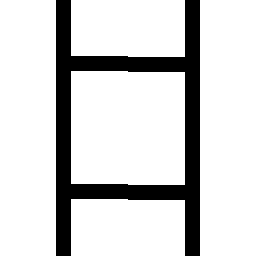

This game map was drawn from its Tiled (.tmx) file and the tilesets committed beside it. A one-line description and the full map source follow:
An orthogonal 2x2 tile map with 128x128 px tiles, 1 tile layer (Tile Layer 1).

<map version="1.5" tiledversion="1.7.2" orientation="orthogonal" renderorder="right-down" width="2" height="2" tilewidth="128" tileheight="128" infinite="0" nextlayerid="2" nextobjectid="1">
 <tileset firstgid="1" name="g1" tilewidth="128" tileheight="128" tilecount="15" columns="0">
  <grid orientation="orthogonal" width="1" height="1" />
  <tile id="0">
   <image width="128" height="128" source="../tileset/0.bmp" />
  </tile>
  <tile id="1">
   <image width="128" height="128" source="../tileset/1.bmp" />
  </tile>
  <tile id="2">
   <image width="128" height="128" source="../tileset/2.bmp" />
  </tile>
  <tile id="3">
   <image width="128" height="128" source="../tileset/3.bmp" />
  </tile>
  <tile id="4">
   <image width="128" height="128" source="../tileset/4.bmp" />
  </tile>
  <tile id="5">
   <image width="128" height="128" source="../tileset/5.bmp" />
  </tile>
  <tile id="6">
   <image width="128" height="128" source="../tileset/6.bmp" />
  </tile>
  <tile id="7">
   <image width="128" height="128" source="../tileset/7.bmp" />
  </tile>
  <tile id="8">
   <image width="128" height="128" source="../tileset/8.bmp" />
  </tile>
  <tile id="9">
   <image width="128" height="128" source="../tileset/9.bmp" />
  </tile>
  <tile id="10">
   <image width="128" height="128" source="../tileset/10.bmp" />
  </tile>
  <tile id="11">
   <image width="128" height="128" source="../tileset/11.bmp" />
  </tile>
  <tile id="12">
   <image width="128" height="128" source="../tileset/12.bmp" />
  </tile>
  <tile id="13">
   <image width="128" height="128" source="../tileset/13.bmp" />
  </tile>
  <tile id="14">
   <image width="128" height="128" source="../tileset/14.bmp" />
  </tile>
 </tileset>
 <layer id="1" name="Tile Layer 1" width="2" height="2">
  <data encoding="csv">
12,14,
12,14
</data>
 </layer>
</map>
